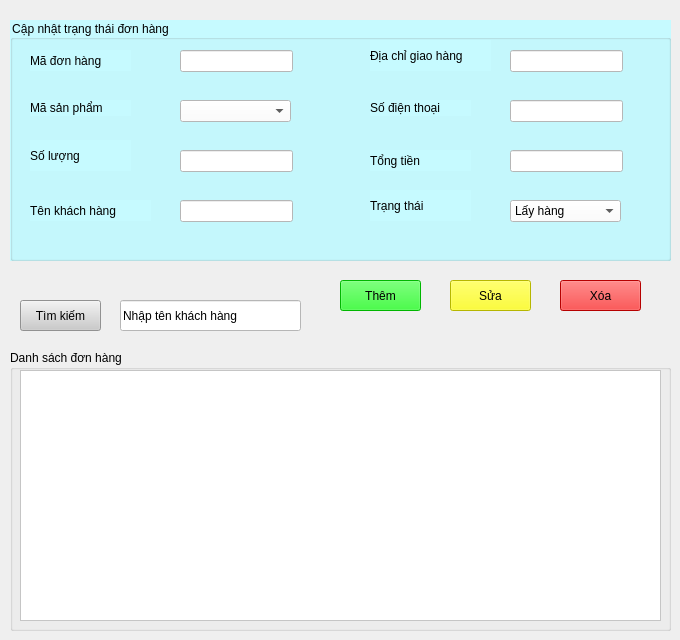
         <widget class="QWidget" name="donHang_page">
          <widget class="QGroupBox" name="groupBox_7">
           <property name="geometry">
            <rect>
             <x>10</x>
             <y>20</y>
             <width>661</width>
             <height>241</height>
            </rect>
           </property>
           <property name="styleSheet">
            <string notr="true">background-color: rgb(198, 250, 255);</string>
           </property>
           <property name="title">
            <string>Cập nhật trạng thái đơn hàng</string>
           </property>
           <widget class="QLabel" name="label_23">
            <property name="geometry">
             <rect>
              <x>20</x>
              <y>30</y>
              <width>101</width>
              <height>21</height>
             </rect>
            </property>
            <property name="font">
             <font>
              <pointsize>9</pointsize>
             </font>
            </property>
            <property name="text">
             <string>Mã đơn hàng</string>
            </property>
           </widget>
           <widget class="QLineEdit" name="madh">
            <property name="geometry">
             <rect>
              <x>170</x>
              <y>30</y>
              <width>113</width>
              <height>22</height>
             </rect>
            </property>
            <property name="styleSheet">
             <string notr="true">background-color: rgb(255, 255, 255);</string>
            </property>
           </widget>
           <widget class="QLabel" name="label_24">
            <property name="geometry">
             <rect>
              <x>20</x>
              <y>80</y>
              <width>101</width>
              <height>16</height>
             </rect>
            </property>
            <property name="font">
             <font>
              <pointsize>9</pointsize>
             </font>
            </property>
            <property name="text">
             <string>Mã sản phẩm</string>
            </property>
           </widget>
           <widget class="QLabel" name="soluong">
            <property name="geometry">
             <rect>
              <x>20</x>
              <y>120</y>
              <width>101</width>
              <height>31</height>
             </rect>
            </property>
            <property name="font">
             <font>
              <pointsize>9</pointsize>
             </font>
            </property>
            <property name="text">
             <string>Số lượng</string>
            </property>
           </widget>
           <widget class="QLineEdit" name="soluong_dh">
            <property name="geometry">
             <rect>
              <x>170</x>
              <y>130</y>
              <width>113</width>
              <height>22</height>
             </rect>
            </property>
            <property name="styleSheet">
             <string notr="true">background-color: rgb(255, 255, 255);</string>
            </property>
           </widget>
           <widget class="QLabel" name="label_26">
            <property name="geometry">
             <rect>
              <x>20</x>
              <y>180</y>
              <width>121</width>
              <height>21</height>
             </rect>
            </property>
            <property name="font">
             <font>
              <pointsize>9</pointsize>
             </font>
            </property>
            <property name="text">
             <string>Tên khách hàng</string>
            </property>
           </widget>
           <widget class="QLineEdit" name="ten_khach_hang_dh">
            <property name="geometry">
             <rect>
              <x>170</x>
              <y>180</y>
              <width>113</width>
              <height>22</height>
             </rect>
            </property>
            <property name="styleSheet">
             <string notr="true">background-color: rgb(255, 255, 255);</string>
            </property>
           </widget>
           <widget class="QLabel" name="label_27">
            <property name="geometry">
             <rect>
              <x>360</x>
              <y>20</y>
              <width>121</width>
              <height>31</height>
             </rect>
            </property>
            <property name="font">
             <font>
              <pointsize>9</pointsize>
             </font>
            </property>
            <property name="text">
             <string>Địa chỉ giao hàng</string>
            </property>
           </widget>
           <widget class="QLineEdit" name="addressdh">
            <property name="geometry">
             <rect>
              <x>500</x>
              <y>30</y>
              <width>113</width>
              <height>22</height>
             </rect>
            </property>
            <property name="styleSheet">
             <string notr="true">background-color: rgb(255, 255, 255);</string>
            </property>
           </widget>
           <widget class="QLabel" name="label_28">
            <property name="geometry">
             <rect>
              <x>360</x>
              <y>80</y>
              <width>101</width>
              <height>16</height>
             </rect>
            </property>
            <property name="font">
             <font>
              <pointsize>9</pointsize>
             </font>
            </property>
            <property name="text">
             <string>Số điện thoại</string>
            </property>
           </widget>
           <widget class="QLineEdit" name="sdt_dh">
            <property name="geometry">
             <rect>
              <x>500</x>
              <y>80</y>
              <width>113</width>
              <height>22</height>
             </rect>
            </property>
            <property name="styleSheet">
             <string notr="true">background-color: rgb(255, 255, 255);</string>
            </property>
           </widget>
           <widget class="QLabel" name="label_29">
            <property name="geometry">
             <rect>
              <x>360</x>
              <y>130</y>
              <width>101</width>
              <height>21</height>
             </rect>
            </property>
            <property name="font">
             <font>
              <pointsize>9</pointsize>
             </font>
            </property>
            <property name="text">
             <string>Tổng tiền</string>
            </property>
           </widget>
           <widget class="QLineEdit" name="tongtien_dh">
            <property name="enabled">
             <bool>false</bool>
            </property>
            <property name="geometry">
             <rect>
              <x>500</x>
              <y>130</y>
              <width>113</width>
              <height>22</height>
             </rect>
            </property>
            <property name="styleSheet">
             <string notr="true">background-color: rgb(255, 255, 255);</string>
            </property>
           </widget>
           <widget class="QLabel" name="label_30">
            <property name="geometry">
             <rect>
              <x>360</x>
              <y>170</y>
              <width>101</width>
              <height>31</height>
             </rect>
            </property>
            <property name="font">
             <font>
              <pointsize>9</pointsize>
             </font>
            </property>
            <property name="text">
             <string>Trạng thái</string>
            </property>
           </widget>
           <widget class="QComboBox" name="trangthai_dh">
            <property name="geometry">
             <rect>
              <x>500</x>
              <y>180</y>
              <width>111</width>
              <height>22</height>
             </rect>
            </property>
            <property name="styleSheet">
             <string notr="true">background-color: rgb(255, 255, 255);</string>
            </property>
            <item>
             <property name="text">
              <string>Lấy hàng</string>
             </property>
            </item>
            <item>
             <property name="text">
              <string>Đang giao</string>
             </property>
            </item>
            <item>
             <property name="text">
              <string>Đã thanh toán</string>
             </property>
            </item>
            <item>
             <property name="text">
              <string>Hàng bị trả về</string>
             </property>
            </item>
           </widget>
           <widget class="QComboBox" name="masp_dh">
            <property name="geometry">
             <rect>
              <x>170</x>
              <y>80</y>
              <width>111</width>
              <height>22</height>
             </rect>
            </property>
            <property name="styleSheet">
             <string notr="true">background-color: rgb(255, 255, 255);</string>
            </property>
           </widget>
          </widget>
          <widget class="QPushButton" name="btn_themdh">
           <property name="geometry">
            <rect>
             <x>340</x>
             <y>280</y>
             <width>81</width>
             <height>31</height>
            </rect>
           </property>
           <property name="styleSheet">
            <string notr="true">background-color: rgb(0, 255, 0);</string>
           </property>
           <property name="text">
            <string>Thêm</string>
           </property>
          </widget>
          <widget class="QPushButton" name="btn_suadh">
           <property name="geometry">
            <rect>
             <x>450</x>
             <y>280</y>
             <width>81</width>
             <height>31</height>
            </rect>
           </property>
           <property name="styleSheet">
            <string notr="true">background-color: rgb(255, 255, 0);</string>
           </property>
           <property name="text">
            <string>Sửa</string>
           </property>
          </widget>
          <widget class="QPushButton" name="btn_xoadh">
           <property name="geometry">
            <rect>
             <x>560</x>
             <y>280</y>
             <width>81</width>
             <height>31</height>
            </rect>
           </property>
           <property name="styleSheet">
            <string notr="true">background-color: rgb(255, 0, 0);</string>
           </property>
           <property name="text">
            <string>Xóa</string>
           </property>
          </widget>
          <widget class="QGroupBox" name="groupBox_8">
           <property name="geometry">
            <rect>
             <x>10</x>
             <y>350</y>
             <width>661</width>
             <height>281</height>
            </rect>
           </property>
           <property name="title">
            <string>Danh sách đơn hàng</string>
           </property>
           <widget class="QTableWidget" name="tbl_donHang">
            <property name="geometry">
             <rect>
              <x>10</x>
              <y>20</y>
              <width>641</width>
              <height>251</height>
             </rect>
            </property>
            <property name="styleSheet">
             <string notr="true">background-color: rgb(255, 255, 255);</string>
            </property>
           </widget>
          </widget>
          <widget class="QLineEdit" name="timKiemdh">
           <property name="geometry">
            <rect>
             <x>120</x>
             <y>300</y>
             <width>181</width>
             <height>31</height>
            </rect>
           </property>
           <property name="styleSheet">
            <string notr="true">background-color: rgb(255, 255, 255);
color: rgb(0, 0, 0);</string>
           </property>
           <property name="text">
            <string>Nhập tên khách hàng</string>
           </property>
          </widget>
          <widget class="QPushButton" name="btn_timKiemdh">
           <property name="geometry">
            <rect>
             <x>20</x>
             <y>300</y>
             <width>81</width>
             <height>31</height>
            </rect>
           </property>
           <property name="styleSheet">
            <string notr="true">background-color: rgb(203, 203, 203);</string>
           </property>
           <property name="text">
            <string>Tìm kiếm</string>
           </property>
          </widget>
         </widget>
